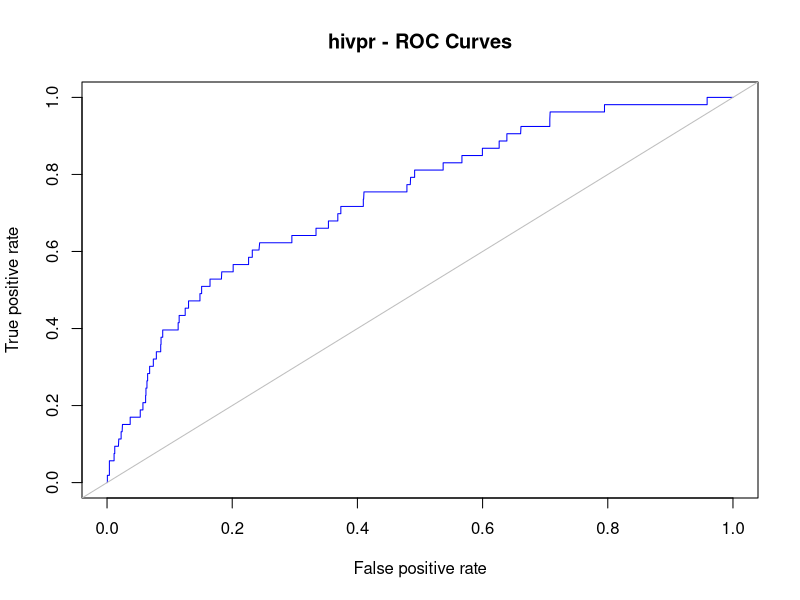

Recreate this plot in R.
#load ROCR
library(ROCR);
 
#load ligands and decoys
lig <- unique(read.table("ligands.txt")[,1]);
dec <- unique(read.table("decoys.txt")[,1]);
 
#load data file from docking
uniqRes <- read.table("dataforR_uq.txt",header=T);
 
#change colnames
colnames(uniqRes)[1]="LigandName";
 
#add column with ligand/decoy info
uniqRes$IsActive <- as.numeric(uniqRes$LigandName %in% lig)

#define ROC parameters 
#here INTER is selected to compare between ligands using rDock SCORE.INTER
#this could be changed for also running with other programs
predINTERuq <- prediction(uniqRes$INTER*-1, uniqRes$IsActive)
perfINTERuq <- performance(predINTERuq, 'tpr','fpr')

#plot in jpg format with a grey line with theoretical random results
jpeg("hivpr_Rinter_ROC.jpg")
plot(perfINTERuq,main="hivpr - ROC Curves",col="blue")
abline(0,1,col="grey")
dev.off()
